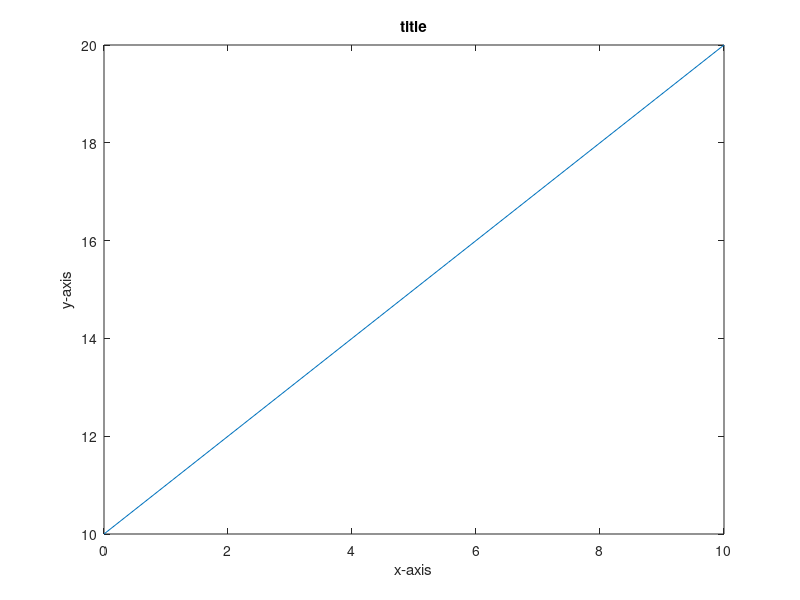

Here is the MATLAB script that generated this plot:
%{
    clc         - clears command window
    close       - closes all figures whose handles are visible
    xlabel      - labels x-axis of a plot
    ylabel      - labels y-axis of a plot
    zlabel      - labels z-axis of a plot
    title       - adds title to the plot
    figure      - figure creates a new figure window using default property values. 
    subplot     - subplot(m,n,p) divides figure into m*n grid and plot axes in position p 
    linspace    - linspace(a,b,n) generates n points 
                  equally spaced between a and b, default value for n is 100
    stem        - stem(Y) plots the data sequence, Y, 
                  as stems that extend from a baseline along the x-axis.
    bar         - plots bar graph
    plot        - plots 2D line plot
%}

x = linspace(0,10,10)
y = linspace(10,20,10)
plot(x,y)
xlabel("x-axis")
ylabel("y-axis")
title("title")

% Task1: Create a matrix, A of size 3*4. Create another matrix, B of size 4*3.
A = [1,1,2,1;
    2,2,1,2;
    1,2,3,5]

B = [2,6,0;
    5,2,3;
    2,2,1;
    2,3,4]

% Task2: Add Matrix A and B. Subtract A from B.
% add = A + B
% error: operator +: nonconformant arguments (op1 is 3x4, op2 is 4x3)

% sub = A - B
% error: operator -: nonconformant arguments (op1 is 3x4, op2 is 4x3)

% Task3: Multiply A and B. Multiply B and A [Errors Reason ?].
mulAB = A * B
mulBA = B * A

% Task4: Transpose matrix A and B. Multiply the transposed matrices.
tA = A'
tB = B'

tMulAB = tA * tB
tMulBA = tB * tA

